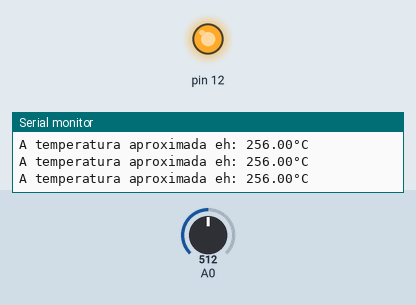
The sketch below on a simulated Arduino Uno, built with avr-gcc and run on an emulated ATmega328P. Shown: output pins drawn as LEDs (lit = HIGH), the last lines printed to the serial monitor. The inputs (shaded band) are chosen by the test bench; at power-on: A0 = 512.

Above: at 1.2 s.
1.3 s: A0 set to 61
4.3 s: A0 set to 55
At 5.3 s:
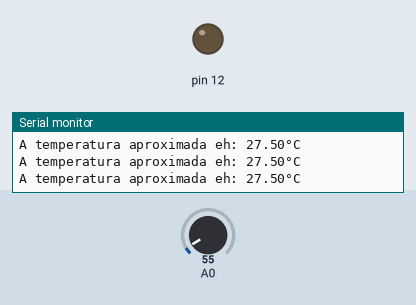
5.8 s: A0 set to 122
At 6.5 s:
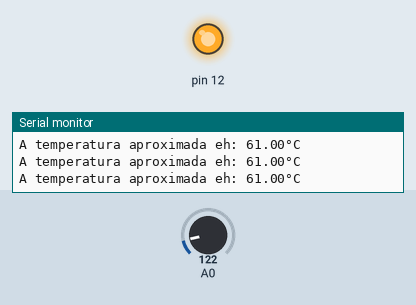
Timing chart, 0 to 8.8 s (numbered marks = the images above; inputs shaded):
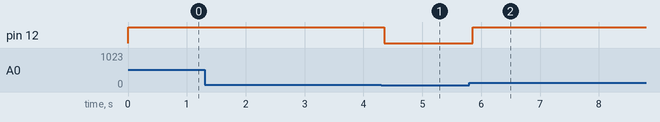

The sketch:

exerc03.ino
```cpp
float sensor_temp, aux;
void setup() {
  // put your setup code here, to run once:
  Serial.begin(9600);
  pinMode(12, OUTPUT);
}

void loop() {
  // put your main code here, to run repeatedly:

  sensor_temp = analogRead(A0);
  aux = (sensor_temp/2);

  Serial.print("A temperatura aproximada eh: ");
  Serial.print(aux);
  Serial.print("°C\n");
  //delay(2000);

  if(aux >= 29.00)
    digitalWrite(12, HIGH);
  else
    digitalWrite(12, LOW);
}
```

Measured:
- the behaviour switches between 58 and 57 on A0 (found by bisection; images 0 and 1)
- after the input at 4.3 s, pin 12: HIGH → LOW after 0.05 s
- after the input at 5.8 s, pin 12: LOW → HIGH after 0.06 s
